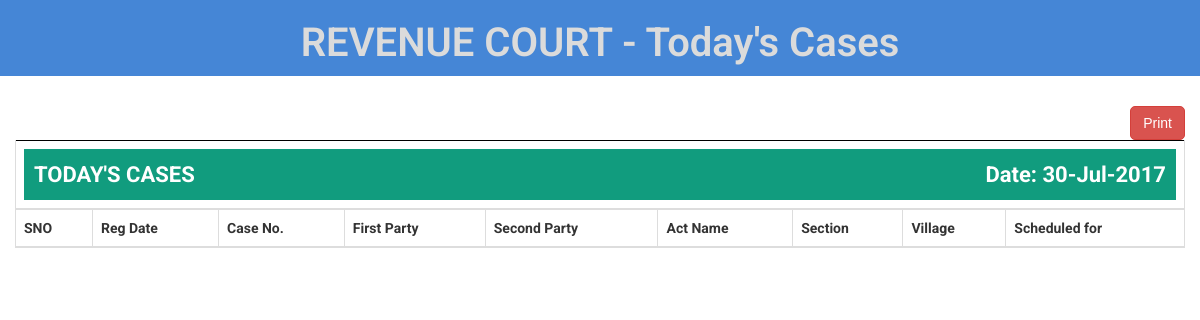
Before: /index.php/web/todayscases with the older database file.
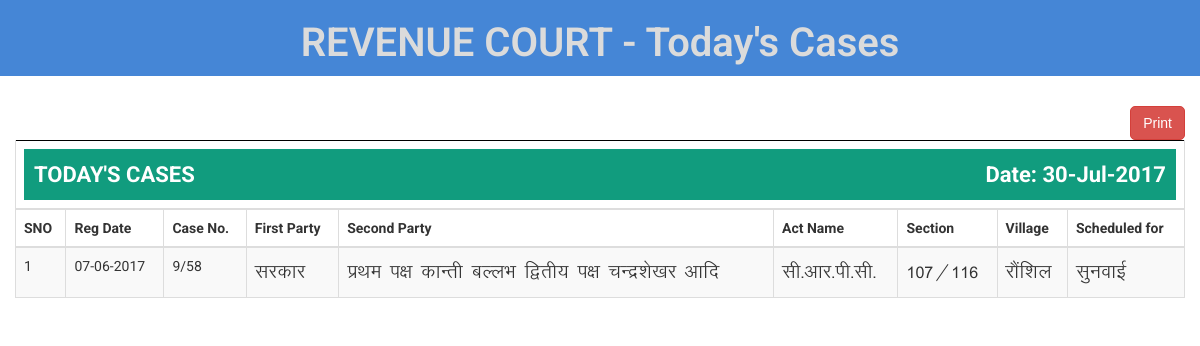
After: the same page with the newer database file.
### tables this page shows
CREATE TABLE `a96_sdm_court` (
  `SNO` bigint(22) NOT NULL,
  `CASENO` varchar(25) NOT NULL,
  `REG_DATE` varchar(25) NOT NULL,
  `YEAR_` varchar(5) NOT NULL,
  `MONTH` varchar(15) NOT NULL,
  `TYPE_` varchar(100) NOT NULL,
  `COURT_NAME` varchar(250) NOT NULL,
  `VILLAGE` varchar(250) NOT NULL,
  `DISMISS_IN_DEFAULT` varchar(15) NOT NULL COMMENT 'Activate DD or Deactivate DD',
  `FINAL_ORDER_DATE` varchar(25) NOT NULL,
  `FINAL_ORDER_ATTACH` varchar(25) NOT NULL,
  `FILE_DISPATCHED_TO_RECORD_ROOM` text NOT NULL,
  `USERNAME` varchar(50) NOT NULL,
  `STATUS_` int(11) NOT NULL DEFAULT '1'
);

CREATE TABLE `a97_sdm_court_detail` (
  `SNO` bigint(22) NOT NULL,
  `REF_SNO` bigint(22) NOT NULL,
  `CASENO` varchar(25) NOT NULL,
  `SUB_DIVISION` varchar(150) NOT NULL,
  `TEHSIL` varchar(150) NOT NULL,
  `PATWARI_AREA` varchar(150) NOT NULL,
  `POLICE_AREA` varchar(150) NOT NULL,
  `ACT_NAME` varchar(150) NOT NULL,
  `SECTION` varchar(100) NOT NULL,
  `FIRST_PARTY` text NOT NULL,
  `SECOND_PARTY` text NOT NULL,
  `NEXT_DATE` varchar(25) NOT NULL,
  `SCHEDULED_FOR` text NOT NULL,
  `DOE` timestamp NOT NULL DEFAULT CURRENT_TIMESTAMP ON UPDATE CURRENT_TIMESTAMP,
  `USERNAME` varchar(50) NOT NULL
);

### application/controllers/Web.php (called while the page is built, shortened)
<?php
class Web extends CI_Controller {
    function __construct() {
        $this->load->model('my_model', 'mm');
    }
    function todayscases() {
        $data['todayscases'] = $this->mm->todayscases();
        $this->load->view('todayscases', $data);
    }
}

### index.php (called while the page is built, shortened)
<?php
require_once BASEPATH.'core/CodeIgniter.php';

### application/models/My_model.php (called while the page is built, shortened)
<?php
class My_model extends CI_Model {
    function todayscases() {
        $courtName = trim($this->input->post('cmbCourt'));
        $this->db->select('a.REG_DATE, a.YEAR_, a.MONTH, a.TYPE_, a.VILLAGE, a.DISMISS_IN_DEFAULT, b.*');
        $this->db->from('a96_sdm_court a');
        $this->db->where('a.COURT_NAME', $courtName);
        $this->db->join('a97_sdm_court_detail b', 'a.STATUS_ = b.SNO');
        $this->db->where('b.NEXT_DATE', date('Y-m-d'));
        $this->db->where('a.FINAL_ORDER_DATE', "");
        $this->db->where('a.DISMISS_IN_DEFAULT', "Deactivate DD");
        $this->db->order_by('a.REG_DATE');
        $this->db->order_by('a.SNO', 'asc');
        $query = $this->db->get();
        return $query->result();
    }
}

### application/views/todayscases.php (the view, shortened to what the changed rows need)
<!DOCTYPE html>
<html xmlns="http://www.w3.org/1999/xhtml">
<head>
    <link href="<?php echo base_url('vp/assets_/css/bootstrap.css');?>" rel="stylesheet" />
    <link rel="stylesheet" href="https://maxcdn.bootstrapcdn.com/font-awesome/4.7.0/css/font-awesome.min.css">
    <link href="<?php echo base_url('vp/assets_/css/font-awesome.css');?>" rel="stylesheet" />
    <link href="<?php echo base_url('vp/assets_/css/style.css');?>" rel="stylesheet" />
</head>
<body>
<div class="navbar navbar-inverse set-radius-zero" style="background-color: #4586d6">
    <div class="container">
        <div class="row">
            <div class="col-md-12 col-xs-12">
                <h1 class="head" style="text-align: center">REVENUE COURT - Today's Cases</h1>
            </div>
        </div>
    </div>
</div>
<div class="container-fluid">
    <div class="row">
        <div class="col-sm-12">
            <div>
                            <table class="table table-striped table-bordered table-hover" style="width:100%; border:#000000 solid 1px">
                                <thead>
                                    <tr>
                                        <th colspan="19">
                                            <table style="width:100%; border:0px" border="0">
                                            <tr class="bk-clr-three" style="font-size: 22px">
                                                <th style="color: #ffffff;padding: 5px">
                                                <span style="color: #ffffff; padding: 5px; float: left">
                                                TODAY'S CASES
                                                </span>
                                                <span style="color: #ffffff; padding: 5px; float: right">Date: <?php echo date('d-M-Y'); ?></span>
                                                </th>
                                            </tr>
                                            </table>
                                        </th>
                                    </tr>
                                    <tr align="left">
                                        <th>SNO</th>
										<th>Reg Date</th>
                                        <th>Case No.</th>
                                        <th>First Party</th>
                                        <th>Second Party</th>
                                        <th>Act Name</th>
                                        <th>Section</th>
                                        <th>Village</th>
                                        <th>Scheduled for</th>
                                    </tr>
                                </thead>
                                <tbody>
                                    <?php $i=1; ?>
                                    <?php foreach($todayscases as $caseitem){?>
                                        <tr>
                                            <td><?php echo $i++;?></td>
                                            <td><?php echo date("d-m-Y", strtotime($caseitem->REG_DATE)); ?></td>
                                            <?php
                                                $case = explode('-', $caseitem->CASENO);
                                            ?>
                                            <td><?php echo $case[1];?></td>
                                            <td class="hindiFont"><?php echo $caseitem->FIRST_PARTY; ?></td>
                                            <td class="hindiFont"><?php echo $caseitem->SECOND_PARTY; ?></td>
                                            <td class="hindiFont"><?php echo $caseitem->ACT_NAME; ?></td>
                                            <td class="hindiFont"><?php echo $caseitem->SECTION; ?></td>
                                            <td class="hindiFont"><?php echo $caseitem->VILLAGE; ?></td>
                                            <td class="hindiFont"><?php echo $caseitem->SCHEDULED_FOR; ?></td>
                                        </tr>
                                    <?php } ?>
                                </tbody>
                            </table>
                        </div>
                    </div>
                </div>
            </div>
        </body>
</html>

Changed rows visible on the page:
added a96_sdm_court: REG_DATE "07-06-2017", a97_sdm_court_detail.CASENO "9/58", a97_sdm_court_detail.FIRST_PARTY "ljdkj", a97_sdm_court_detail.SECOND_PARTY "izFke i{k dkUrh cYyHk f}rh; i{k pUnz'ks[kj vkfn", a97_sdm_court_detail.ACT_NAME "lh-vkj-ih-lh-", a97_sdm_court_detail.SECTION "107@116", VILLAGE "jkSaf'ky", a97_sdm_court_detail.SCHEDULED_FOR "lquokbZ"
